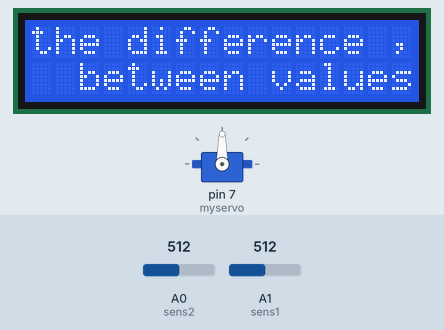
A sketch run on a simulated Arduino Uno, built with avr-gcc and run on an emulated ATmega328P. Parts: servo, 16×2 character LCD. Inputs (shaded band) come from the test bench; at power-on: A0 (sens2) = 512, A1 (sens1) = 512. What the sketch prints to the serial monitor is not drawn.

Above: at 2.6 s.
2.7 s: A0 (sens2) set to 528
At 7.7 s:
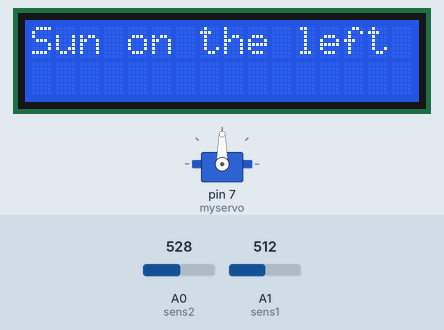
13.7 s: A1 (sens1) set to 526
At 18.9 s:
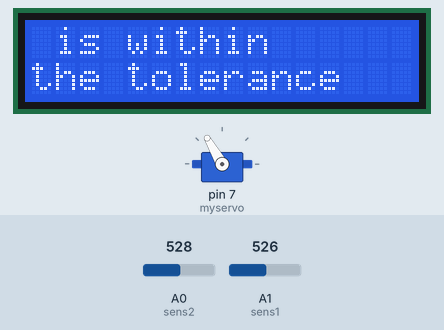
24.7 s: A0 (sens2) set to 511
At 35.5 s:
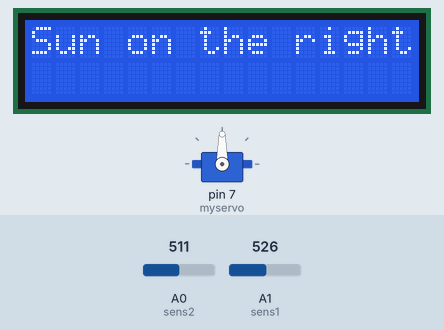
35.7 s: A1 (sens1) set to 511
At 42.7 s:
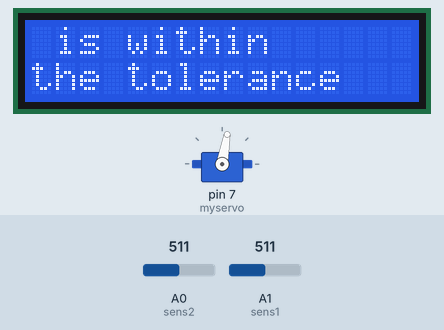
46.7 s: A0 (sens2) set to 306
At 52.2 s:
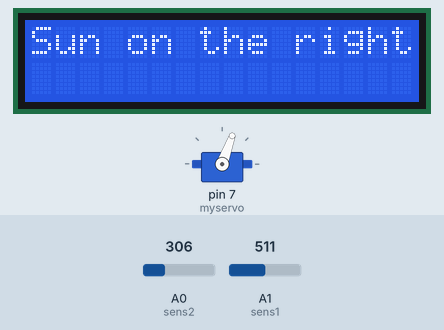
56.3 s: A1 (sens1) set to 316
67.3 s: A1 (sens1) set to 308
At 69.2 s:
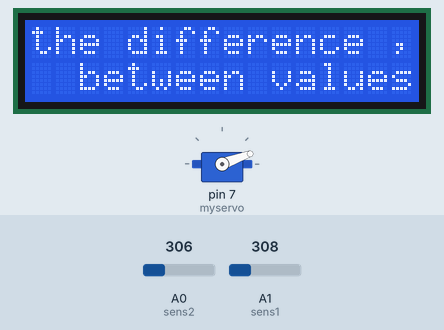
Timing chart, 0 to 70.7 s (numbered marks = the images above; inputs shaded):
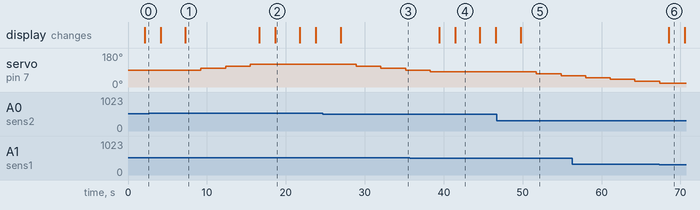

Measured:
- the behaviour switches between 514 and 515 on A0 (sens2) (found by bisection; images 0 and 1)
- the behaviour switches between 525 and 526 on A1 (sens1) (found by bisection; images 1 and 2)
- the behaviour switches between 309 and 308 on A1 (sens1) (found by bisection; images 5 and 6)
- after the input at 2.7 s, servo on pin 7 (myservo): 90° → 100° after 6.5 s, → 110° 3.1 s later; the display: first differs from a run without the input after 4.5 s (image 1)
- after the input at 13.7 s, servo on pin 7 (myservo): goes on until 15.5 s, then stays 120°; the display: first changes after 2.9 s (image 2 shows a later state)
- after the input at 24.7 s, servo on pin 7 (myservo): 120° → 110° after 4.2 s, → 100° 3.1 s later, → 90° 3.1 s later; the display: changes after 2.2 s (image 3)
- after the input at 35.7 s, servo on pin 7 (myservo): goes on until 38.3 s, then stays 80°; the display: first changes after 3.7 s (image 4 shows a later state)
- after the input at 46.7 s, servo on pin 7 (myservo): 80° → 70° after 5.0 s, → 60° 3.1 s later; the display: changes after 3.0 s (image 5)
- after the input at 67.3 s, servo on pin 7 (myservo): goes on until 67.4 s, then stays 20°; the display: changes after 1.2 s (image 6)

The sketch:

smart_solar.ino
```cpp
#include <Servo.h>
#include <LiquidCrystal_I2C.h>

Servo myservo;
LiquidCrystal_I2C lcd(0x27, 16, 2);

int sens1 = A1;  // photoresistor 1
int sens2 = A0;  //photoresistor 2
int tolerance = 2;
int pos = 90;


void setup()
{
  myservo.attach(7);
  lcd.init();
  lcd.backlight();
  pinMode(sens1, INPUT);
  pinMode(sens2, INPUT);
  Serial.begin(9600);
  myservo.write(pos);
  delay(1000);

}

void loop()
{

  int val1 = analogRead(sens1);
  int val2 = analogRead(sens2);
  Serial.print("\n ------------------- \n ");
  Serial.print(String("left PR value: ")+String(val1));
  delay(500);

  Serial.print(" \n ------------------- \n ");
  Serial.print(String("right PR value: ")+String(val2));
  delay(500);

  if((abs(val1 - val2) <= tolerance) || (abs(val2 - val1) <= tolerance)) {
    //do nothing if the difference between values is within the tolerancw
    lcd.clear();
    lcd.setCursor(0, 0);
    lcd.print("the difference ,");        // print message at (0, 0)
    lcd.setCursor(2, 1);         // move cursor to   (2, 1)
    lcd.print("between values"); // print message at (2, 1)
    delay(2000);                 // display the above for two seconds

    lcd.clear();                  // clear display
    lcd.setCursor(1, 0);          // move cursor to   (3, 0)
    lcd.print("is within");        // print message at (3, 0)
    lcd.setCursor(0, 1);          // move cursor to   (0, 1)
    lcd.print("the tolerance"); // print message at (0, 1)
    delay(2000);

  } else {

    if(val1 > val2)
    {
      pos = pos-10;
      lcd.clear();
      lcd.setCursor(0, 0);
      lcd.print(String("Sun on the right ") +String(val1));
      delay(2000);
    }
    if(val2 > val1)
    {
      pos = pos+10;
      lcd.clear();
      lcd.setCursor(0, 0);
      lcd.print(String("Sun on the left ") + String(val2));
      delay(2000);
    }
  }

  if(pos > 170) { pos = 170; }
  if(pos < 0) { pos = 0; }

  myservo.write(pos); // write the position to servo
  delay(100);

}
```
